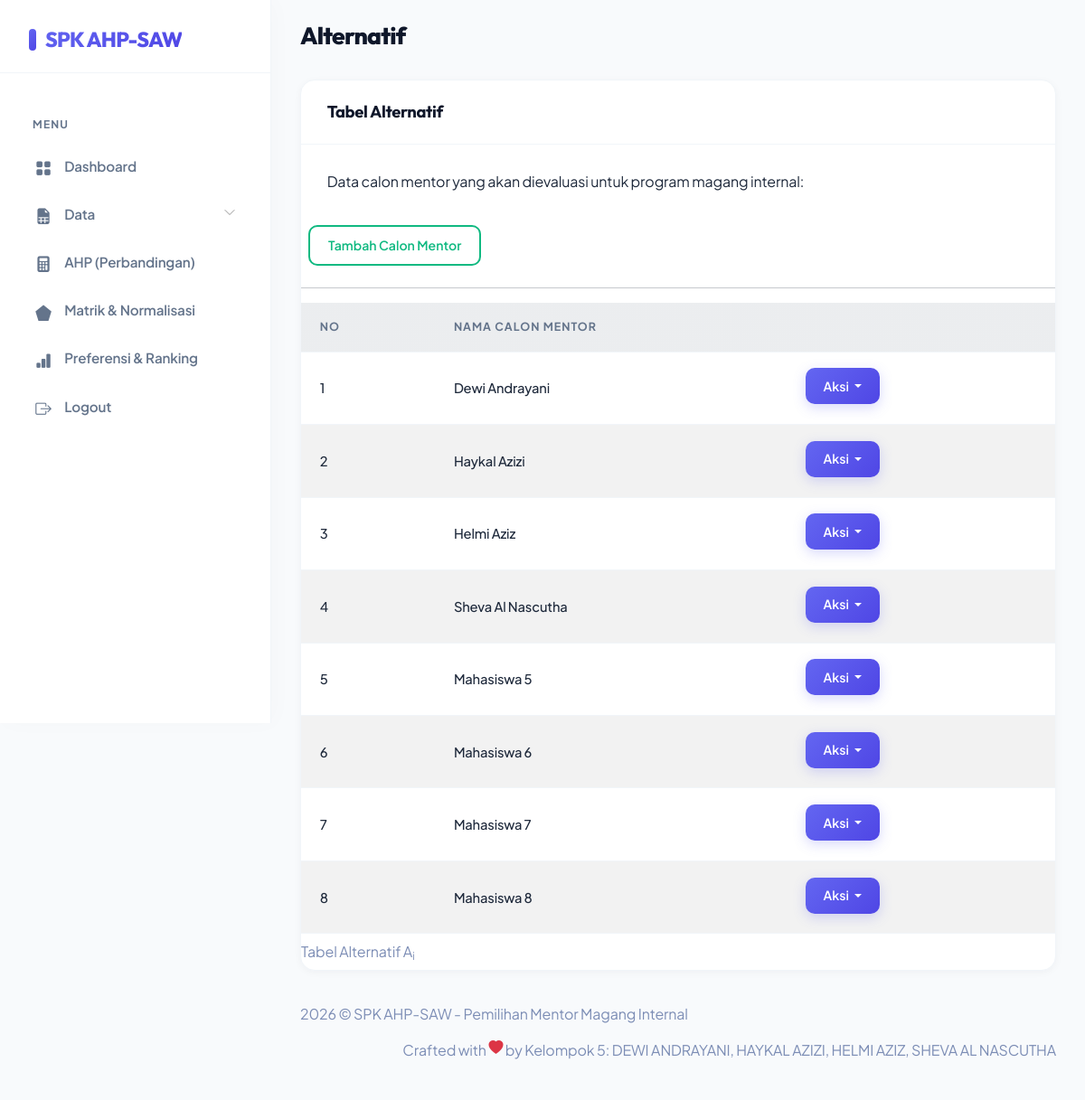
Screenshot of /alternatif.php (signed in) with the database file from the repository.
### tables this page shows
CREATE TABLE `saw_alternatives` (
  `id_alternative` smallint(5) UNSIGNED NOT NULL AUTO_INCREMENT,
  `name` varchar(50) NOT NULL,
  PRIMARY KEY (`id_alternative`)
);

### alternatif.php (the view, shortened to what this page needs)
<!DOCTYPE html>
<html lang="en">
    <?php
require "layout/head.php";
require "include/conn.php";
?>
    <body>
        <div id="app">
            <?php require "layout/sidebar.php";?>
            <div id="main">
                <div class="page-heading">
                    <h3>Alternatif</h3>
                </div>
                <div class="page-content">
                    <section class="row">
                        <div class="col-12">
                            <div class="card">
                                <div class="card-header">
                                    <h4 class="card-title">Tabel Alternatif</h4>
                                </div>
                                <div class="card-content">
                                    <div class="card-body">
                                        <p class="card-text">
                                            Data calon mentor yang akan dievaluasi untuk program magang internal:
                                        </p>
                                    </div>
                                    <button type="button" class="btn btn-outline-success btn-sm m-2" data-bs-toggle="modal"
                                        data-bs-target="#inlineForm">
                                        Tambah Calon Mentor
                                    </button>
                                    <hr>
                                    <div class="table-responsive">
                                        <table class="table table-striped mb-0">
                                            <caption>
                                                Tabel Alternatif A<sub>i</sub>
                                            </caption>
                                            <tr>
                                                <th>No</th>
                                                <th colspan="2">Nama Calon Mentor</th>
                                            </tr>
                                            <?php
$sql = 'SELECT id_alternative,name FROM saw_alternatives';
$result = $db->query($sql);
$i = 0;
while ($row = $result->fetch_object()) {
    echo "<tr>
        <td class='right'>" . (++$i) . "</td>
        <td class='center'>{$row->name}</td>
        <td>
        <div class='btn-group mb-1'>
        <div class='dropdown'>
            <button class='btn btn-primary dropdown-toggle me-1 btn-sm' type='button'
                id='dropdownMenuButton' data-bs-toggle='dropdown'
                aria-haspopup='true' aria-expanded='false'>
                Aksi
            </button>
            <div class='dropdown-menu' aria-labelledby='dropdownMenuButton'>
                <a class='dropdown-item' href='alternatif-edit.php?id={$row->id_alternative}'>Edit</a>
                <a class='dropdown-item' href='alternatif-hapus.php?id={$row->id_alternative}'>Hapus</a>
            </div>
        </div>
    </div>
        </td>
      </tr>\n";
}
?>
                                        </table>
                                    </div>
                                </div>
                            </div>
                        </div>
                    </section>
                </div>
                <?php require "layout/footer.php";?>
            </div>
        </div>
    </body>
</html>

### assets/css/app.css (style rules this page uses)
.btn.btn-danger,.btn.btn-info,.btn.btn-primary,.btn.btn-secondary,.btn.btn-success,.btn.btn-warning { color:#fff }
.card { margin-bottom:2.2rem;border:none }
.card .card-header { border:none }
.card .card-header h4 { font-size:1.2rem;font-weight:700 }
.card .card-content { position:relative }
.card .card-title { font-size:1.2rem }
.card .card-body { padding:1.5rem }
.dropdown-toggle:after { color:#fff }
.dataTable-table td,.dataTable-table thead th,.table td,.table thead th { vertical-align:middle }
#main { margin-left:300px;padding:2rem }
.page-heading { margin:0 0 2rem }
.page-heading h3 { font-weight:700 }

### assets/css/modern-custom.css (style rules this page uses)
:root { --primary: #4f46e5; --primary-light: #eeebff; --primary-gradient: linear-gradient(135deg, #6366f1, #4f46e5); --secondary: #0ea5e9; --success: #10b981; --success-light: #ecfdf5; --warning: #f59e0b; --danger: #ef4444; --dark: #0f172a; --light-bg: #f8fafc; --card-bg: #ffffff; --border-color: #f1f5f9; --text-primary: #1e293b; --text-muted: #64748b; --sidebar-bg: #ffffff; --sidebar-hover: #f1f5f9; --shadow-sm: 0 2px 8px rgba(15, 23, 42, 0.04); --shadow-md: 0 10px 25px -5px rgba(15, 23, 42, 0.05), 0 8px 10px -6px rgba(15, 23, 42, 0.05); --shadow-lg: 0 20px 40px -15px rgba(99, 102, 241, 0.12); --transition: all 0.25s cubic-bezier(0.4, 0, 0.2, 1); }
body { font-family: 'Plus Jakarta Sans', 'Outfit', 'Nunito', sans-serif !important; background-color: var(--light-bg) !important; color: var(--text-primary) !important; letter-spacing: -0.01em; }
h1, h2, h3, h4, h5, h6 { font-family: 'Outfit', sans-serif !important; font-weight: 700; letter-spacing: -0.02em; color: var(--dark); }
@media screen and (min-width: 1200px) { #main { padding-top: 1.5rem !important; } }
.card { background: var(--card-bg) !important; border-radius: 16px !important; border: 1px solid var(--border-color) !important; box-shadow: var(--shadow-sm) !important; transition: var(--transition) !important; overflow: hidden; }
.card .card-header { background-color: transparent !important; border-bottom: 1px solid var(--border-color); padding: 1.5rem 1.8rem !important; }
.card .card-header h4 { margin-bottom: 0; font-weight: 700; font-size: 1.15rem; color: var(--dark); }
.card .card-body { padding: 1.8rem !important; }
.page-heading { margin-bottom: 2rem; }
.page-heading h3 { font-size: 1.65rem; font-weight: 800; color: var(--dark); letter-spacing: -0.03em; }
.table { margin-bottom: 0; }
.table th { background-color: #f8fafc !important; color: var(--text-muted) !important; font-size: 0.78rem !important; text-transform: uppercase !important; letter-spacing: 0.08em !important; font-weight: 700 !important; padding: 1.1rem 1.3rem !important; border-bottom: 1px solid var(--border-color) !important; }
.table td { padding: 1.1rem 1.3rem !important; vertical-align: middle !important; color: var(--text-primary); font-weight: 500; border-bottom: 1px solid var(--border-color); font-size: 0.92rem; }
.btn { border-radius: 10px !important; padding: 0.6rem 1.25rem !important; font-size: 0.88rem !important; font-weight: 600 !important; transition: var(--transition) !important; }
.btn-primary { background: var(--primary-gradient) !important; border: none !important; box-shadow: 0 4px 14px rgba(99, 102, 241, 0.25) !important; }
.btn-outline-success { border: 2px solid var(--success) !important; color: var(--success) !important; }

### rows the page displays
saw_alternatives: name "Dewi Andrayani"
saw_alternatives: name "Haykal Azizi"
saw_alternatives: name "Helmi Aziz"
saw_alternatives: name "Sheva Al Nascutha"
saw_alternatives: name "Mahasiswa 5"
saw_alternatives: name "Mahasiswa 6"
saw_alternatives: name "Mahasiswa 7"
saw_alternatives: name "Mahasiswa 8"
